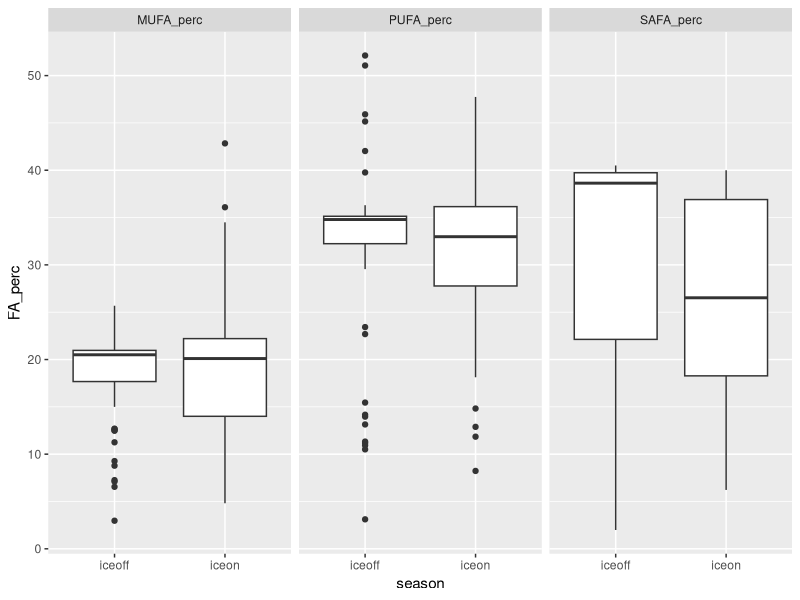
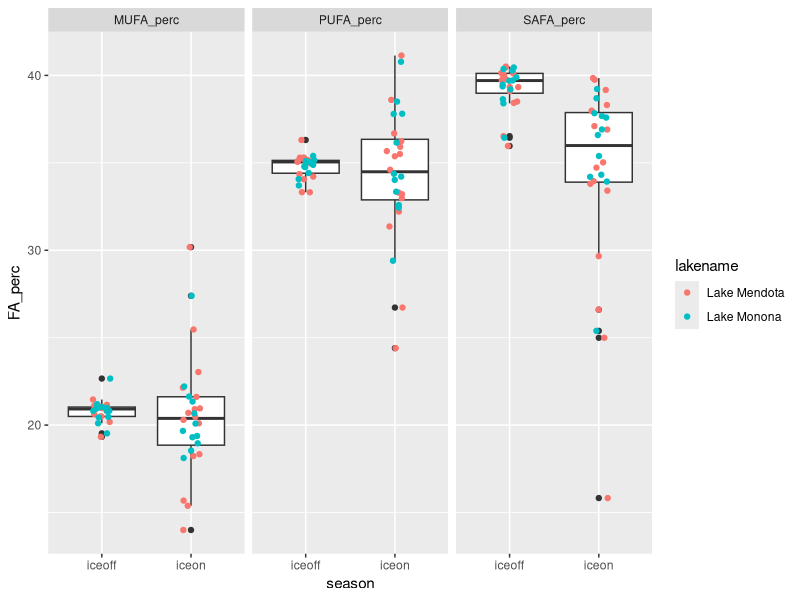
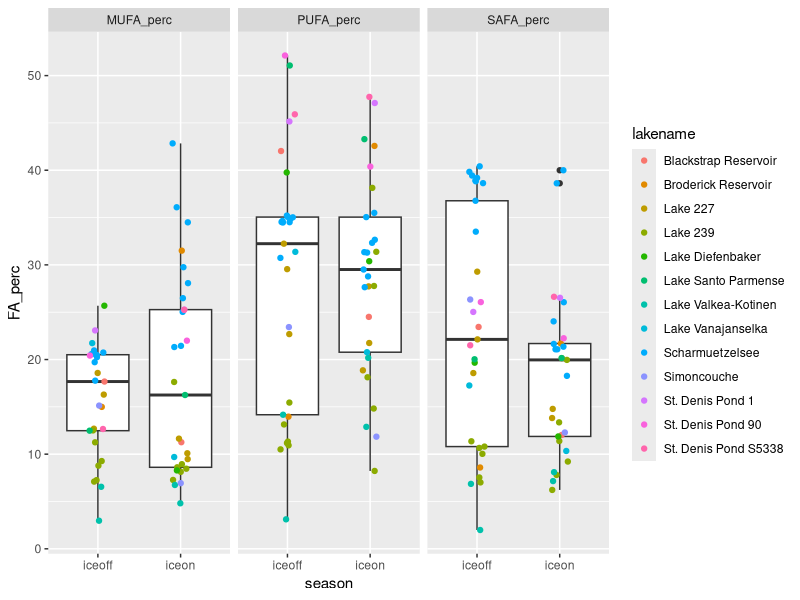
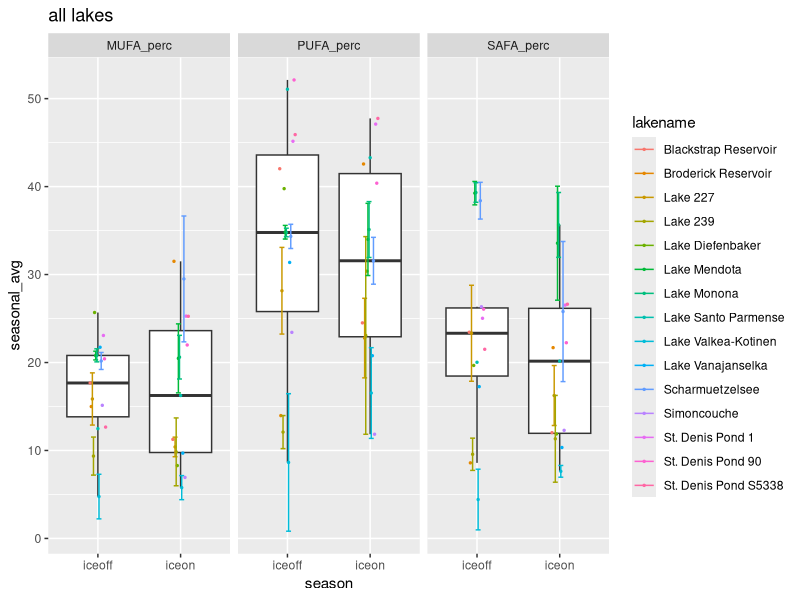
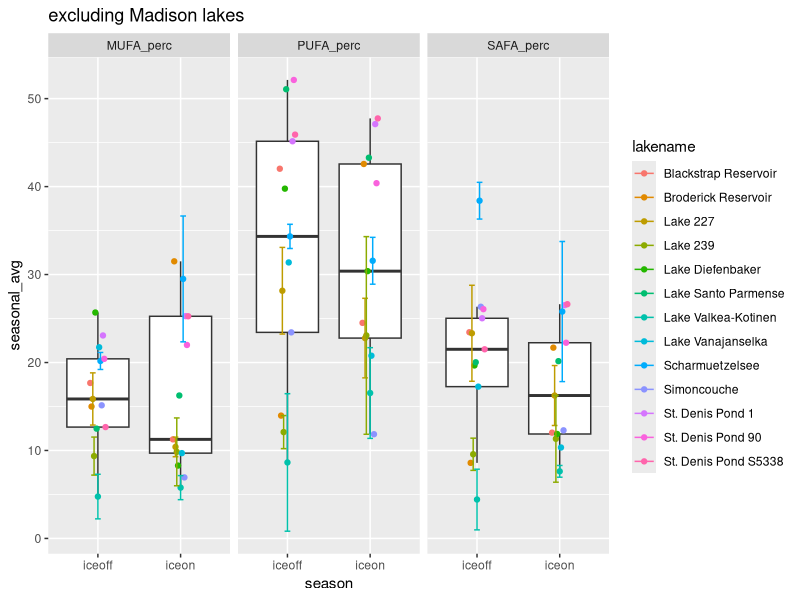
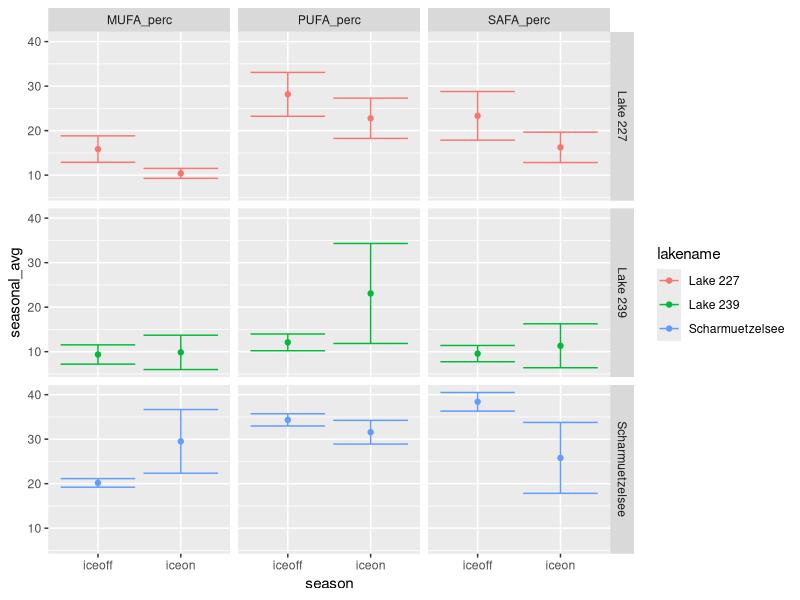
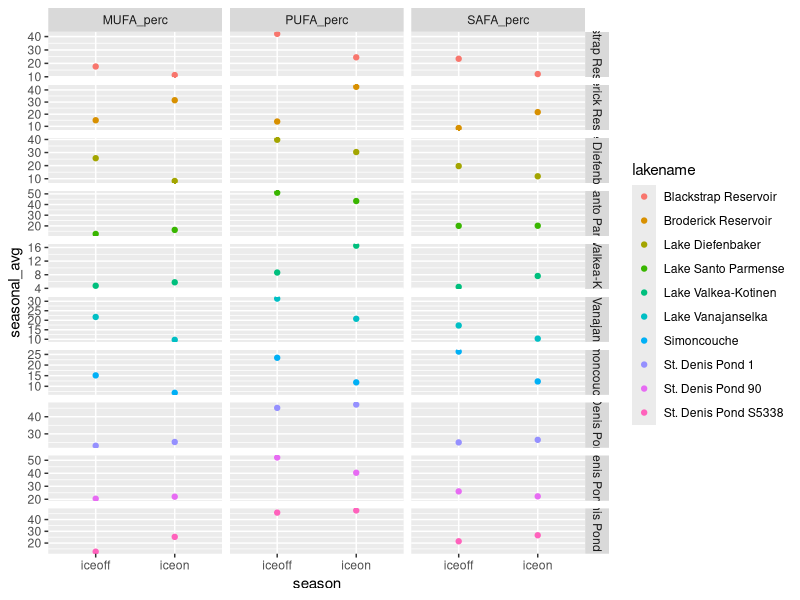

Here is the R script that generated these plots, in order:
# Script to look at fatty acids profile under ice vs summer stratification
# uses Hampton et al. ecology under lake ice dataset (ecology letters)
# and Galloway et al PLoS one paper fatty acid dataset

#libraries
library(dplyr)
library(reshape2)
library(tidyr)
library(ggplot2)

#===========================================================================
# ----> read in ecology under lake ice dataset and FA dataset
#===========================================================================

euli_orig <- read.csv("../Data/under_ice_data.csv", stringsAsFactors = FALSE)

fa_orig <- read.csv("../Data/PLoS_supp/S1_Dataset.csv", stringsAsFactors = FALSE)

#===========================================================================
# ----> wrangle ice phyto data
#===========================================================================

euli <- euli_orig %>% 
  #keep only columns of potential interest
  select(year, season, researcher, lakename, stationname, poolstation, lakeregloc, lakecountry,
         startday, startmonth, startyear, endday, endmonth, endyear,
         iceduration, fadata, avesecchidepth, avechla, 
         phytomethod, avephytomass, avephytocount,
         propchloro, propcrypto, propcyano, propdiatom, propdiatom, propotherphyto) %>% 
  #only interested when *not* all NA for phyto props
  filter(!(is.na(propchloro) & is.na(propcrypto) & is.na(propcyano) & 
           is.na(propdiatom) & is.na(propdiatom) & is.na(propotherphyto)))

#some lakes have multiple stations within lake
euli %>% 
  group_by(lakename) %>% 
  summarize(n = n_distinct(stationname)) %>% 
  filter(n > 1) %>% 
  as.data.frame()
#               lakename n
# 1 Blackstrap Reservoir 2
# 2     Lake Diefenbaker 3

euli %>% 
  group_by(lakename) %>% 
  summarize(n = n_distinct(poolstation)) %>% 
  as.data.frame() %>% 
  filter(n > 1)

#1:1 match lakename:poolstation
# filter(euli, lakename %in% c("Blackstrap Reservoir", "Lake Diefenbaker")) %>% select(lakename, stationname, poolstation)

#aggregate to lake/poolstation
euli_lakes_phytos <- euli %>% 
  #start by looking just at pytos, can circle back to incorporate snow/ice/secchi etc.
  select(year, season, lakename, poolstation, 
         propchloro, propcrypto, propcyano, propdiatom, propotherphyto) %>% 
  #group and aggregate
  group_by(lakename, poolstation, year, season) %>% 
  summarize(prop_chloro = mean(propchloro, na.rm = TRUE),
            prop_crypto = mean(propcrypto, na.rm = TRUE),
            prop_cyano = mean(propcyano, na.rm = TRUE),
            prop_diatom = mean(propdiatom, na.rm = TRUE),
            prop_other = mean(propotherphyto, na.rm = TRUE)) %>% 
  ungroup() %>% 
  as.data.frame()
  
summary(euli_lakes_phytos) #40 NA in crypto
str(euli_lakes_phytos) #205

#going to start by using only lakes with *NO NAs* for phytos
euli_phytos_complete <- euli_lakes_phytos %>% 
  filter(!(is.na(prop_chloro) | is.na(prop_crypto) | is.na(prop_cyano) | 
             is.na(prop_diatom) | is.na(prop_other)))
#158 obvs - only "complete" phyto profiles

#24 lakes in total
unique(euli_phytos_complete$lakename) 

#what's the temporal coverage?
#only want ones with matching iceon/iceoff
euli_phytos_complete %>% 
  group_by(lakename) %>% 
  summarize(seasons = n_distinct(season)) %>% 
  as.data.frame() %>% 
  arrange(seasons)

#identity lakes with both seasons per year
multi_seasons <- euli_phytos_complete %>% 
  group_by(lakename, year) %>% 
  summarize(seasons = n_distinct(season)) %>% 
  as.data.frame() %>% 
  arrange(seasons) %>% 
  filter(seasons > 1) %>% 
  mutate(lakeyear = paste(lakename, year, sep = "_"))

#keep only those lake/year/seasons
euli_phytos_complete_matching <- euli_phytos_complete %>% 
  mutate(lakeyear = paste(lakename, year, sep = "_")) %>% 
  filter(lakeyear %in% multi_seasons$lakeyear)

#make sure 1:1 match (i.e., iceon/iceoff in single year for lake - no missing pairs singles)
# euli_phytos_complete_matching %>% 
#   group_by(lakename, year) %>% 
#   summarize(n = n_distinct(season)) %>% 
#   filter(n != 2)
#correct

# filter(euli_phytos_complete, lakename == "Saanajarvi")
# filter(euli, lakename == "Saanajarvi")
#yep...being true to the data, we ignore Saanajarvi
#I think it's actually a goof in the euli data, 
#but moving forward without it...

#check out remaining
str(euli_phytos_complete_matching)
str(unique(euli_phytos_complete_matching$lakename)) 
#15 lakes

#temporal coverage
lake_years <- euli_phytos_complete_matching %>% 
  group_by(lakename) %>% 
  summarize(yrs = n_distinct(year)) %>% 
  arrange(yrs) %>% 
  as.data.frame()
#                lakename yrs
# 1  Blackstrap Reservoir   1
# 2   Broderick Reservoir   1
# 3      Lake Diefenbaker   1
# 4   Lake Santo Parmense   1
# 5     Lake Vanajanselka   1
# 6           Simoncouche   1
# 7      St. Denis Pond 1   1
# 8     St. Denis Pond 90   1
# 9  St. Denis Pond S5338   1
# 10  Lake Valkea-Kotinen   2
# 11             Lake 227   3
# 12             Lake 239   6
# 13      Scharmuetzelsee   9
# 14          Lake Monona  12
# 15         Lake Mendota  16

#may be interested in lakes with >= 3 years down the road
lake_years_3more <- filter(lake_years, yrs >= 3)

#make long to be equivalent to FA data
phytos_long <- euli_phytos_complete_matching %>% 
  select(-poolstation, -lakeyear) %>% 
  melt(id.vars = c("lakename", "year", "season")) %>% 
  rename(phyto_group = variable, prop = value)

#remove prop from group name
phytos_long$phyto_group <- gsub("prop_", "", phytos_long$phyto_group)

unique(phytos_long$phyto_group)
# "chloro"     "crypto"     "cyano"      "diatom"     "otherphyto"


#===========================================================================
# ----> wrangle FA data
#===========================================================================

fa <- fa_orig %>% 
  #only fresh water
  filter(Salinity == 0) %>% 
  #only proportional data
  filter(Data == "prop") %>% 
  #for now, don't care about experimental info
  select(Group, Class, Order, Genus, species,
         sumSAFA, sumMUFA, sumPUFA,
         c18.2w6, c18.3w6, c18.3w3,
         c18.4w3, c18.5w3, 
         c20.4w6, c20.5w3, c22.6w3)

unique(fa$Group)
# "Cyanobacteria" "Chlorophyta"   "Ochrophyta"    "Cryptophyta"   "Dinophyta"     "Euglenozoa"    "Rhodophyta"  

#crosswalk to match euli to FA
fa_equiv <- fa %>% 
  #crypto, chloro, cyano are direct matches
  mutate(fa_group = ifelse(Group == "Cryptophyta", "crypto", NA),
         fa_group = ifelse(Group == "Chlorophyta", "chloro", fa_group),
         fa_group = ifelse(Group == "Cyanobacteria", "cyano", fa_group),
         #diatoms are everything in these 3 classes in FA data
         fa_group = ifelse(Class %in% c("Bacillariophyceae", "Fragilariophyceae", "Coscinodiscophyceae"),
                           "diatom", fa_group),
         #other phyto = average of all else in FA data
         fa_group = ifelse(is.na(fa_group), "otherphyto", fa_group))

# fa_equiv %>% 
#   select(Group, fa_group) %>% 
#   unique()
# 
# fa_equiv %>% 
#   select(Group, Class, fa_group) %>% 
#   unique()


#===========================================================================
# ----> aggregate FA data
#===========================================================================

#aggregate to level of fa_group (average)

fa_group_avgs <- fa_equiv %>% 
  group_by(fa_group) %>% 
  summarize(grp_avg_sumSAFA = mean(sumSAFA, na.rm = TRUE),
            grp_avg_sumMUFA = mean(sumMUFA, na.rm = TRUE),
            grp_avg_sumPUFA = mean(sumPUFA, na.rm = TRUE),
            grp_avg_c18.2w6 = mean(c18.2w6, na.rm = TRUE),
            grp_avg_c18.3w6 = mean(c18.3w6, na.rm = TRUE),
            grp_avg_c18.3w3 = mean(c18.3w3, na.rm = TRUE),
            grp_avg_c18.4w3 = mean(c18.4w3, na.rm = TRUE),
            grp_avg_c18.5w3 = mean(c18.5w3, na.rm = TRUE),
            grp_avg_c20.4w6 = mean(c20.4w6, na.rm = TRUE),
            grp_avg_c20.5w3 = mean(c20.5w3, na.rm = TRUE),
            grp_avg_c22.6w3 = mean(c22.6w3, na.rm = TRUE)) %>% 
  as.data.frame()

fa_group_avgs

#===========================================================================
# ----> combine EULI and FA datasets
#===========================================================================

head(phytos_long) #lake, year, season, group, prop
head(fa_group_avgs) #group, FAs

#combine euli and FA - have group, proportion, and FA data
full_dat <- merge(phytos_long, fa_group_avgs, 
                  by.x = "phyto_group", by.y = "fa_group", 
                  all.x = TRUE)

# From LTER FA script:
# What we want is "what are the average proportions of SAFA, MUFA, PUFA 
# present in the community, irrespective of total biomass?" 
# (i.e. we know there is higher biomass in summer - the Circus Circus buffet)
# SH: pretty sure that what we want then is:(biomass_dry_weight * sumSAFA)/total dry weight
# This is already a proportion (biomass/total) so can do prop * FA

#weight data accordingly
full_dat_weighted <- full_dat %>% 
  #prop phyto (already biomass/total biomass) * prop FA
  mutate(sumSAFA_prop = grp_avg_sumSAFA * prop,
         sumMUFA_prop = grp_avg_sumMUFA * prop, 
         sumPUFA_prop = grp_avg_sumPUFA * prop,
         prop_c18.2w6 = grp_avg_c18.2w6 * prop,
         prop_c18.3w6 = grp_avg_c18.3w6 * prop,
         prop_c18.3w3 = grp_avg_c18.3w3 * prop,
         prop_c18.4w3 = grp_avg_c18.4w3 * prop,
         prop_c18.5w3 = grp_avg_c18.5w3 * prop,
         prop_c20.4w6 = grp_avg_c20.4w6 * prop,
         prop_c20.5w3 = grp_avg_c20.5w3 * prop,
         prop_c22.6w3 = grp_avg_c22.6w3 * prop) %>% 
  #keep only columns of interest
  #for now, only SAFA, MUFA, PUFA
  select(lakename, year, season, phyto_group, 
         sumSAFA_prop, sumMUFA_prop, sumPUFA_prop,
         prop_c18.2w6,prop_c18.3w6,  prop_c18.3w3,
         prop_c18.4w3, prop_c18.5w3,
         prop_c20.4w6, prop_c20.5w3, 
         prop_c22.6w3)

#sum within lake/time point (get community-level FA)
full_dat_weighted_comm <- full_dat_weighted %>% 
  group_by(lakename, year, season) %>% 
  #sum across phyto groups
  summarize(MUFA_perc = sum(sumMUFA_prop, na.rm = TRUE),
            PUFA_perc = sum(sumPUFA_prop, na.rm = TRUE),
            SAFA_perc = sum(sumSAFA_prop, na.rm = TRUE),
            perc_c18.2w6 = sum(prop_c18.2w6, na.rm = TRUE),
            perc_c18.3w6 = sum(prop_c18.3w6, na.rm = TRUE),
            perc_c18.3w3 = sum(prop_c18.3w3, na.rm = TRUE),
            perc_c18.4w3 = sum(prop_c18.4w3, na.rm = TRUE),
            perc_c18.5w3 = sum(prop_c18.5w3, na.rm = TRUE),
            perc_c20.4w6 = sum(prop_c20.4w6, na.rm = TRUE),
            perc_c20.5w3 = sum(prop_c20.5w3, na.rm = TRUE),
            perc_c22.6w3 = sum(prop_c22.6w3, na.rm = TRUE)) %>% 
  as.data.frame()

#this format matches LTER_FA_20180217 
#(detailed look at lakes ME/MO)

head(full_dat_weighted_comm)

#make a verion with one point per lake/season (aggregate across years)
#include standard deviation as measure of variance, as well as count
full_dat_weighted_comm_agg <- full_dat_weighted_comm %>% 
  group_by(lakename, season) %>% 
  #using __ so can separate later
  summarize(n_years = n_distinct(year),
            seasonal_avg__MUFA_perc = mean(MUFA_perc, na.rm = TRUE),
            sd__MUFA_perc = sd(MUFA_perc, na.rm = TRUE),
            seasonal_avg__PUFA_perc = mean(PUFA_perc, na.rm = TRUE),
            sd__PUFA_perc = sd(PUFA_perc, na.rm = TRUE),
            seasonal_avg__SAFA_perc = mean(SAFA_perc, na.rm = TRUE),
            sd__SAFA_perc = sd(SAFA_perc, na.rm = TRUE),
            
            seasonal_avg__c18.2w6 = sum(perc_c18.2w6, na.rm = TRUE),
            seasonal_avg__c18.3w6 = sum(perc_c18.3w6, na.rm = TRUE),
            seasonal_avg__c18.3w3 = sum(perc_c18.3w3, na.rm = TRUE),
            seasonal_avg__c18.4w3 = sum(perc_c18.4w3, na.rm = TRUE),
            seasonal_avg__c18.5w3 = sum(perc_c18.5w3, na.rm = TRUE),
            seasonal_avg__c20.4w6 = sum(perc_c20.4w6, na.rm = TRUE),
            seasonal_avg__c20.5w3 = sum(perc_c20.5w3, na.rm = TRUE),
            seasonal_avg__c22.6w3 = sum(perc_c22.6w3, na.rm = TRUE),
            
            sd__c18.2w6 = sd(perc_c18.2w6, na.rm = TRUE),
            sd__c18.3w6 = sd(perc_c18.3w6, na.rm = TRUE),
            sd__c18.3w3 = sd(perc_c18.3w3, na.rm = TRUE),
            sd__c18.4w3 = sd(perc_c18.4w3, na.rm = TRUE),
            sd__c18.5w3 = sd(perc_c18.5w3, na.rm = TRUE),
            sd__c20.4w6 = sd(perc_c20.4w6, na.rm = TRUE),
            sd__c20.5w3 = sd(perc_c20.5w3, na.rm = TRUE),
            sd__c22.6w3 = sd(perc_c22.6w3, na.rm = TRUE)) %>% 
  as.data.frame()

#===========================================================================
# ----> look at ALL lakes/years/seasons
#===========================================================================

#make long for plotting
dat_long_full_points <- full_dat_weighted_comm %>% 
  melt(id.vars = c("lakename", "year", "season")) %>% 
  rename(FA_type = variable, FA_perc = value)

# ----> plot for all lakes
ggplot(filter(dat_long_full_points, FA_type %in% c("MUFA_perc", "PUFA_perc", "SAFA_perc")),
              aes(season, FA_perc)) +
  geom_boxplot() +
  #geom_jitter(aes(color = lakename), width = 0.1, size = 1) +
  facet_wrap(~FA_type)

#what do anovas say for all lakes?
mufa1 <- aov(FA_perc ~ season, dat = filter(dat_long_full_points, FA_type == "MUFA_perc"))
summary(mufa1) #p=0.417

pufa1 <- aov(FA_perc ~ season, dat = filter(dat_long_full_points, FA_type == "PUFA_perc"))
summary(pufa1) #p=0.962

safa1 <- aov(FA_perc ~ season, dat = filter(dat_long_full_points, FA_type == "SAFA_perc"))
summary(safa1) #p=0.0255 *
#SAFA signif higher in summer


# ----> check just ME/MO 
ggplot(filter(dat_long_full_points, lakename %in% c("Lake Mendota", "Lake Monona") &
                FA_type %in% c("MUFA_perc", "PUFA_perc", "SAFA_perc")), 
       aes(season, FA_perc)) +
  geom_boxplot() +
  geom_jitter(aes(color = lakename), width = 0.1) +
  facet_wrap(~FA_type)
#SAFA more extreme


# ----> removing ME/MO
ggplot(filter(dat_long_full_points, !(lakename %in% c("Lake Mendota", "Lake Monona")) &
                FA_type %in% c("MUFA_perc", "PUFA_perc", "SAFA_perc")), 
       aes(season, FA_perc)) +
  geom_boxplot() +
  geom_jitter(aes(color = lakename), width = 0.1) +
  facet_wrap(~FA_type)
#pretty wide spread

#what do anovas say when remove ME/MO?
mufa1 <- aov(FA_perc ~ season, dat = filter(dat_long_full_points, FA_type == "MUFA_perc" &
                                              !(lakename %in% c("Lake Mendota", "Lake Monona"))))
summary(mufa1) #p=0.324

pufa1 <- aov(FA_perc ~ season, dat = filter(dat_long_full_points, FA_type == "PUFA_perc" &
                                              !(lakename %in% c("Lake Mendota", "Lake Monona"))))
summary(pufa1) #p=0.962

safa1 <- aov(FA_perc ~ season, dat = filter(dat_long_full_points, FA_type == "SAFA_perc" &
                                              !(lakename %in% c("Lake Mendota", "Lake Monona"))))
summary(safa1) #p=0.0859
#none signif


#===========================================================================
# ----> look at lakes aggregated to seasons across years
#===========================================================================

#make long
dat_long_seasonal_points <- full_dat_weighted_comm_agg %>% 
  #make long
  melt(id.vars = c("lakename", "season", "n_years")) %>% 
  #split variable column name
  separate(variable, into = c("agg_type", "FA_type"), sep = "__") %>% 
  #make wide so have column for avg and sd
  dcast(lakename + season + n_years + FA_type ~ agg_type, value.var = "value")
  
# ----> plot for all lakes
ggplot(filter(dat_long_seasonal_points, FA_type %in% c("MUFA_perc", "PUFA_perc", "SAFA_perc")),
              aes(season, seasonal_avg)) +
  #ignore outlier sofr boxplots only
  geom_boxplot(outlier.shape = NA) +
  geom_point(aes(group = lakename, color = lakename), position = position_dodge(width = 0.2), size = 0.5) +
  geom_errorbar(aes(x = season, ymin = seasonal_avg - sd, ymax = seasonal_avg + sd,
                    color = lakename, 
                    group = lakename),
                position = position_dodge(width = 0.2)) +
  # geom_pointrange(aes(x = season, y = seasonal_avg, 
  #                     ymin = seasonal_avg - sd, ymax = seasonal_avg + sd)) +
  facet_wrap(~FA_type) +
  ggtitle("all lakes")

#anova for all lakes, aggregate to one point per lake/season across years
mufa2 <- aov(seasonal_avg ~ season, dat = filter(dat_long_seasonal_points, FA_type == "MUFA_perc"))
summary(mufa2) #p=0.949

pufa2 <- aov(seasonal_avg ~ season, dat = filter(dat_long_seasonal_points, FA_type == "PUFA_perc"))
summary(pufa2) #p=0.709

safa2 <- aov(seasonal_avg ~ season, dat = filter(dat_long_seasonal_points, FA_type == "SAFA_perc"))
summary(safa2) #p=0.374
#none signif

# ----> ignore mendota/monona
ggplot(filter(dat_long_seasonal_points, 
              FA_type %in% c("MUFA_perc", "PUFA_perc", "SAFA_perc") &
                !(lakename %in% c("Lake Mendota", "Lake Monona"))), 
              aes(season, seasonal_avg)) +
  geom_boxplot(outlier.shape = NA) +
  geom_point(aes(color = lakename, group = lakename), position = position_dodge(width = 0.2)) +
  geom_errorbar(aes(x = season, ymin = seasonal_avg - sd, ymax = seasonal_avg + sd,
                    color = lakename, group = lakename),
                position = position_dodge(width = 0.2)) +
  facet_wrap(~FA_type) +
  ggtitle("excluding Madison lakes")

mufa2 <- aov(seasonal_avg ~ season, dat = filter(dat_long_seasonal_points, FA_type == "MUFA_perc" & 
                                              !(lakename %in% c("Lake Mendota", "Lake Monona"))))
summary(mufa2) #p=0.959

pufa2 <- aov(seasonal_avg ~ season, dat = filter(dat_long_seasonal_points, FA_type == "PUFA_perc" &
                                              !(lakename %in% c("Lake Mendota", "Lake Monona"))))
summary(pufa2) #p=0.716

safa2 <- aov(seasonal_avg ~ season, dat = filter(dat_long_seasonal_points, FA_type == "SAFA_perc" &
                                              !(lakename %in% c("Lake Mendota", "Lake Monona"))))
summary(safa2) #p=0.346
#none signif


# ----> lakes with >3 years matching
ggplot(filter(dat_long_seasonal_points, 
              FA_type %in% c("MUFA_perc", "PUFA_perc", "SAFA_perc") &
              lakename %in% lake_years_3more$lakename & 
                !(lakename %in% c("Lake Mendota", "Lake Monona"))), 
       aes(season, seasonal_avg)) +
  geom_point(aes(color = lakename, group = lakename), position = position_dodge(width = 0.2)) +
  geom_errorbar(aes(x = season, ymin = seasonal_avg - sd, ymax = seasonal_avg + sd,
                    color = lakename, group = lakename),
                position = position_dodge(width = 0.2)) +
  facet_grid(lakename~FA_type)


# ----> just the <3 years lakes
ggplot(filter(dat_long_seasonal_points, 
              FA_type %in% c("MUFA_perc", "PUFA_perc", "SAFA_perc") &
                !(lakename %in% lake_years_3more$lakename) & 
                !(lakename %in% c("Lake Mendota", "Lake Monona"))), 
       aes(season, seasonal_avg)) +
  geom_point(aes(color = lakename, group = lakename), position = position_dodge(width = 0.2)) +
  facet_grid(lakename~FA_type, scales = "free")
